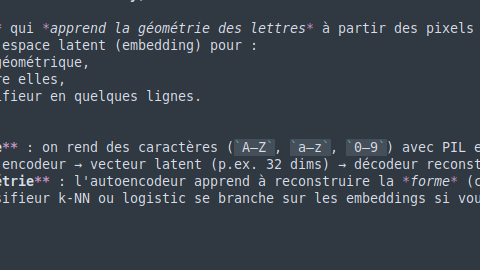
#> input picture amanda1/img/image.png, 480 x 270 px, found by its file name
$ python main.py
#> lines starting #> are read from the running program, lines starting #| are printed output that depends on the picture; after the words box and inside, x2 and y2 are one past the last pixel; in counts of white or black regions, pixels touching at a corner belong together
### amanda1/amanda_ocr/image_loader.py
# Copyright (c) 2026 M. Tendeng — MIT License (see LICENSE)
from PIL import Image, UnidentifiedImageError
import numpy as np

_MODE_DEPTH = {
    "1": 1, "L": 8, "P": 8, "RGB": 24, "RGBA": 32,
    "CMYK": 32, "YCbCr": 24, "LAB": 24, "HSV": 24,
    "I": 32, "F": 32, "LA": 16, "PA": 16,
}


def load_image(path: str):
    """
    Charge une image et retourne :
      - matrice numpy RGB (H, W, 3) en uint8
      - meta: dictionnaire avec encodage détecté
    """
    try:
        img = Image.open(path)
    except FileNotFoundError:
        raise FileNotFoundError(f"Image introuvable: {path}")
    except UnidentifiedImageError:
        raise UnidentifiedImageError(f"Impossible d'identifier le fichier image: {path}")

    mode = img.mode
    dpi = img.info.get("dpi", (72, 72))
    bit_depth = _MODE_DEPTH.get(mode, 8 * len(img.getbands()))

    img_rgb = img.convert("RGB")
    bands = img_rgb.getbands()
    mat = np.array(img_rgb)

    meta = {
        "mode_original": mode,
        "bands": bands,
        "bit_depth": bit_depth,
        "dpi": dpi,
        "shape": mat.shape,
    }
    return mat, meta

### amanda1/amanda_ocr/preprocessing.py
# Copyright (c) 2026 M. Tendeng — MIT License (see LICENSE)
import cv2
import numpy as np


# [46 lines left out: functions deskew, binarize_sauvola, not called in this run]


def to_grayscale(rgb_matrix):
    """Convertit une image RGB en niveaux de gris."""
    if rgb_matrix is None:
        raise ValueError("to_grayscale: l'image d'entrée est None")
    if not isinstance(rgb_matrix, np.ndarray) or rgb_matrix.ndim < 2:
        raise ValueError(f"to_grayscale: tableau numpy 2D ou 3D attendu, reçu {type(rgb_matrix)}")
    return cv2.cvtColor(rgb_matrix, cv2.COLOR_RGB2GRAY)


def binarize(gray_matrix, threshold=128, method="otsu"):
    """
    Binarise une image en niveaux de gris.

    method="otsu"     → seuil calculé automatiquement (recommandé)
    method="adaptive" → seuillage adaptatif par bloc (éclairage inégal)
    method="fixed"    → seuil fixe (valeur threshold)
    """
    if gray_matrix is None:
        raise ValueError("binarize: l'image d'entrée est None")
    if method == "otsu":
        _, binary = cv2.threshold(gray_matrix, 0, 255, cv2.THRESH_BINARY + cv2.THRESH_OTSU)
    elif method == "adaptive":
        binary = cv2.adaptiveThreshold(
            gray_matrix, 255, cv2.ADAPTIVE_THRESH_GAUSSIAN_C,
            cv2.THRESH_BINARY, 11, 2
        )
    elif method == "fixed":
        _, binary = cv2.threshold(gray_matrix, threshold, 255, cv2.THRESH_BINARY)
    else:
        raise ValueError(f"binarize: méthode inconnue '{method}'. Valeurs: otsu, adaptive, fixed")
    return binary


def apply_gaussian_blur(gray_matrix, kernel_size=3):
    """Flou gaussien pour réduire le bruit et l'anti-aliasing avant binarisation."""
    if kernel_size % 2 == 0:
        raise ValueError("apply_gaussian_blur: kernel_size doit être impair")
    return cv2.GaussianBlur(gray_matrix, (kernel_size, kernel_size), 0)


def invert_if_dark(gray_matrix, dark_threshold=127):
    """
    Inverse l'image si le fond est sombre (ex: captures dark-mode, texte clair sur fond noir).
    Doit être appelée AVANT binarize().
    """
    if gray_matrix.mean() < dark_threshold:
        return cv2.bitwise_not(gray_matrix)
    return gray_matrix


def upscale_if_small(image, min_dim=1000, factor=2):
    """
    Redimensionne l'image ×factor si la plus petite dimension est < min_dim.
    Améliore la reconnaissance Tesseract sur petites images (screenshots < 1000px).
    """
    h, w = image.shape[:2]
    if min(h, w) < min_dim:
        return cv2.resize(image, (w * factor, h * factor), interpolation=cv2.INTER_CUBIC)
    return image


def apply_clahe(gray_matrix, clip_limit=2.0, tile_grid_size=(8, 8)):
    """Normalisation locale du contraste (CLAHE) — améliore les images sous-exposées."""
    if gray_matrix.dtype != np.uint8:
        raise ValueError("apply_clahe: entrée doit être uint8 (image en niveaux de gris)")
    clahe = cv2.createCLAHE(clipLimit=clip_limit, tileGridSize=tile_grid_size)
    return clahe.apply(gray_matrix)

### amanda1/amanda_ocr/ocr_module.py
# Copyright (c) 2026 M. Tendeng — MIT License (see LICENSE)
import numpy as np
import pytesseract
from PIL import Image


# [31 lines left out: function _assemble_tess_data, not called in this run]


def run_ocr(image, lang="fra+eng", config=r"--oem 1 --psm 6 --dpi 300", min_conf=60):
    """
    Lance l'OCR sur une matrice numpy (RGB ou grayscale) ou une PIL.Image.
    Retourne le texte reconstruit ligne par ligne, filtré par score de confiance.

    lang     : packs de langue Tesseract (ex: "fra+eng", "fra", "eng")
    config   : options Tesseract (--oem 1 = LSTM, --psm 6 = bloc uniforme, --dpi 300)
    min_conf : seuil de confiance minimum (0-100), les mots en dessous sont ignorés
    """
    try:
        pil_img = image if isinstance(image, Image.Image) else Image.fromarray(image)
        data = pytesseract.image_to_data(
            pil_img, lang=lang, config=config,
            output_type=pytesseract.Output.DICT
        )
    except pytesseract.pytesseract.TesseractNotFoundError:
        raise RuntimeError(
            "Tesseract introuvable. Installez-le avec : "
            "sudo apt install tesseract-ocr tesseract-ocr-fra"
        )

    text, _ = _assemble_tess_data(data, min_conf)
    return text

### amanda1/amanda_ocr/main.py
# Copyright (c) 2026 M. Tendeng — MIT License (see LICENSE)
import time
from .image_loader import load_image
from .preprocessing import (
    to_grayscale, binarize,
    apply_clahe, apply_gaussian_blur,
    invert_if_dark, upscale_if_small,
)
from .ocr_module import run_ocr


def main():
    start_time = time.time()

    path = "/home/virus-one/Documents/projet_orc/amanda1/img/image.png"
    mat, meta = load_image(path)
#> in load_image, img is the input picture: PIL image 480x270 RGBA; mean R, G, B, A 56.8, 64.7, 73.8, 255
#> in load_image, `dpi = img.info.get("dpi", (72, 72))`: dpi = (72, 72)
#> in load_image, `bit_depth = _MODE_DEPTH.get(mode, 8 * len(img.getbands()))`: bit_depth = 32
#> in load_image, `bands = img_rgb.getbands()`: bands = ('R', 'G', 'B')
#> in load_image, `meta = { "mode_original": mode, "bands": bands, "bit_depth": bit_depth..`: meta = {'mode_original': 'RGBA', 'bands': ('R', 'G', 'B'), 'bit_depth': 32, 'dpi': (72, 72), 'shape': (270, 480, 3)}
    print("Métadonnées détectées:", meta)
#| Métadonnées détectées: {'mode_original': 'RGBA', 'bands': ('R', 'G', 'B'), 'bit_depth': 32, 'dpi': (72, 72), 'shape': (270, 480, 3)}

    # Pipeline de prétraitement
    mat = upscale_if_small(mat)
#> in upscale_if_small, `return cv2.resize(image, (w * factor, h * factor), interpolation=cv2.I..`:
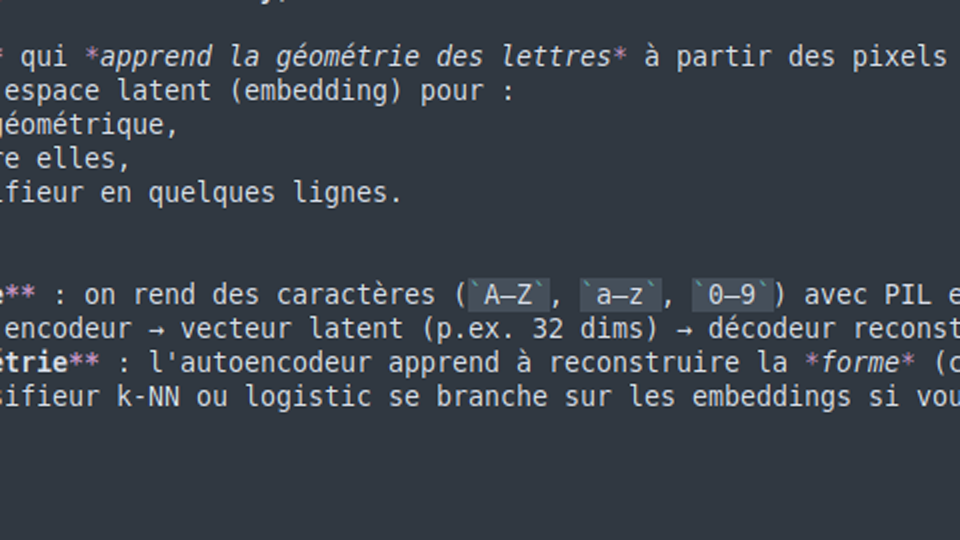
#> returned value: shape (540, 960, 3); mean of channels 0, 1, 2 56.8, 64.7, 73.8; drawn as R, G, B
    gray = to_grayscale(mat)
#> in to_grayscale, `return cv2.cvtColor(rgb_matrix, cv2.COLOR_RGB2GRAY)`:
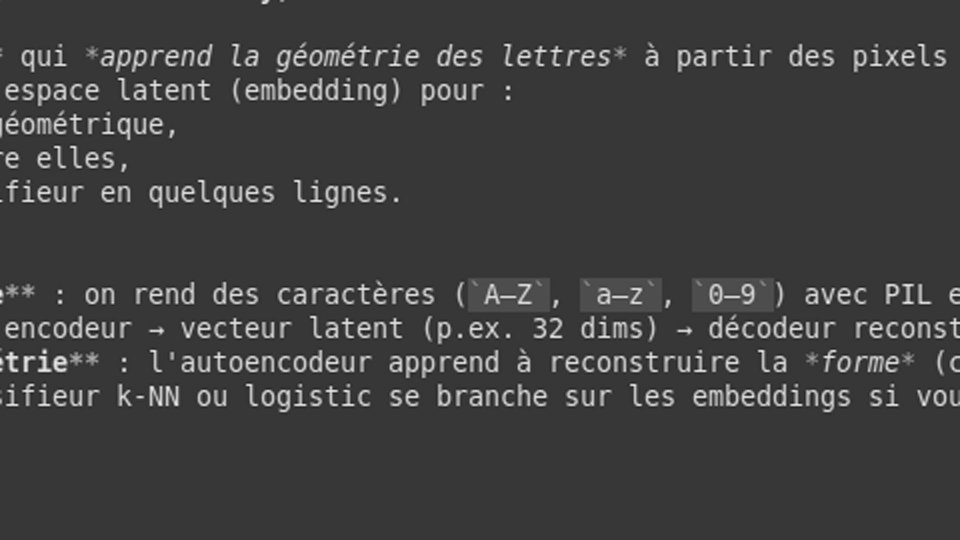
#> returned value: shape (540, 960); min 24, max 248, mean 63.6
    gray = apply_clahe(gray)
    gray = apply_gaussian_blur(gray)
    gray = invert_if_dark(gray)
#> in invert_if_dark, `return cv2.bitwise_not(gray_matrix)`:
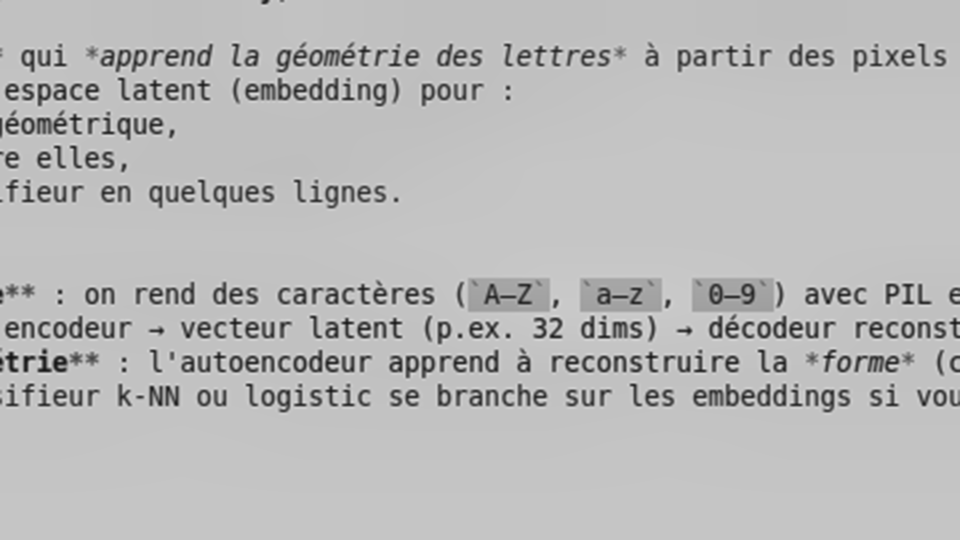
#> returned value: shape (540, 960); min 19, max 222, mean 185.2
    binary = binarize(gray, method="otsu")
#> in binarize, `_, binary = cv2.threshold(gray_matrix, 0, 255, cv2.THRESH_BINARY + cv2..`:
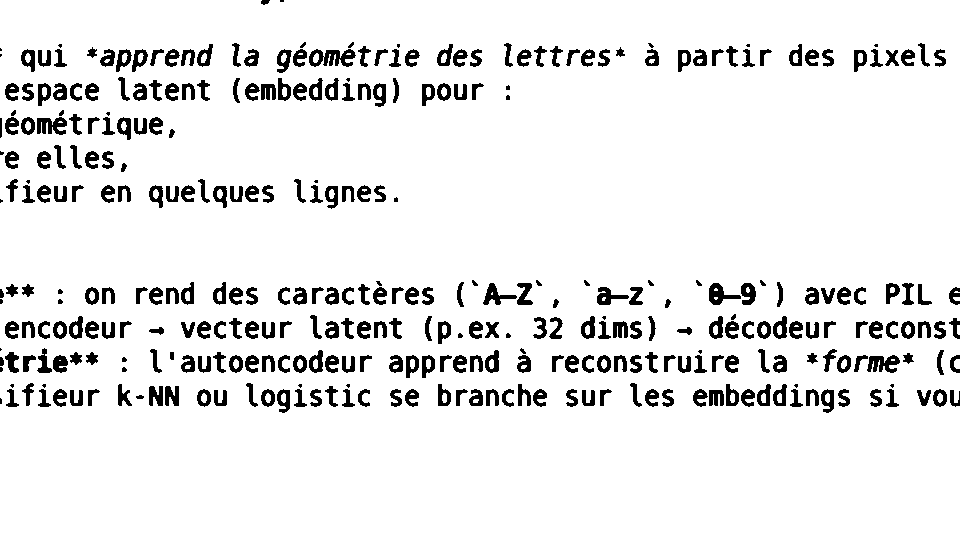
#> binary: shape (540, 960); 91.7% white; 352 black regions (30 under 20 px), largest, box (x1, y1, x2, y2) and area: (309, 49, 356, 67) 500, (867, 355, 900, 373) 367, (37, 117, 67, 135) 363

    texte = run_ocr(binary, lang="fra+eng")
    print("Texte extrait:\n", texte)

    elapsed_time = time.time() - start_time
    print(f"\nTemps d'exécution (amanda1): {elapsed_time:.3f}s")


if __name__ == "__main__":
    main()
#> (the call stopped at in run_ocr, `data = pytesseract.image_to_data( pil_img, lang=lang, config=config, o..`: pytesseract is not available in this run)
